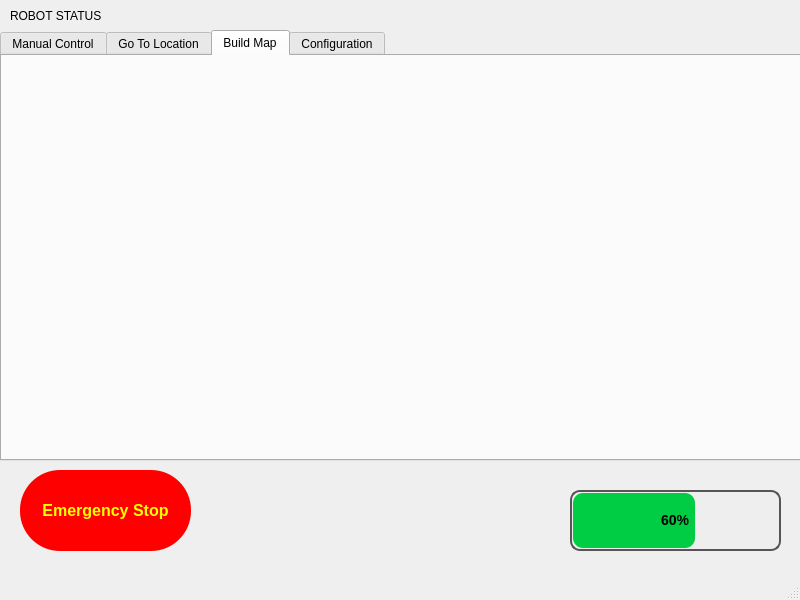
<?xml version="1.0" encoding="UTF-8"?>
<ui version="4.0">
 <class>MainWindow</class>
 <widget class="QMainWindow" name="MainWindow">
  <property name="geometry">
   <rect>
    <x>0</x>
    <y>0</y>
    <width>800</width>
    <height>600</height>
   </rect>
  </property>
  <property name="windowTitle">
   <string>Alphabot GUI</string>
  </property>
  <widget class="QWidget" name="centralwidget">
   <widget class="QTabWidget" name="tabWidget">
    <property name="geometry">
     <rect>
      <x>0</x>
      <y>30</y>
      <width>801</width>
      <height>431</height>
     </rect>
    </property>
    <property name="currentIndex">
     <number>2</number>
    </property>
    <widget class="QWidget" name="tab">
     <attribute name="title">
      <string>Manual Control</string>
     </attribute>
     <widget class="QSplitter" name="splitter">
      <property name="geometry">
       <rect>
        <x>70</x>
        <y>310</y>
        <width>311</width>
        <height>41</height>
       </rect>
      </property>
      <property name="orientation">
       <enum>Qt::Horizontal</enum>
      </property>
      <widget class="QLabel" name="label_2">
       <property name="styleSheet">
        <string notr="true">QLabel {
    font: bold 14pt &quot;Segoe UI&quot;;
    color: #333;
}
</string>
       </property>
       <property name="text">
        <string>Speed</string>
       </property>
      </widget>
      <widget class="QSlider" name="HSSpeed">
       <property name="styleSheet">
        <string notr="true">QSlider::groove:horizontal {
    border: 1px solid #bbb;
    height: 10px;
    background: #e0e0e0;
    border-radius: 5px;
}

QSlider::sub-page:horizontal {
    background: #00cc44;
    border: 1px solid #777;
    height: 10px;
    border-radius: 5px;
}

QSlider::add-page:horizontal {
    background: #ccc;
    border: 1px solid #777;
    height: 10px;
    border-radius: 5px;
}

QSlider::handle:horizontal {
    background: #00aa33;
    border: 1px solid #5c5c5c;
    width: 18px;
    margin: -5px 0;
    border-radius: 9px;
}

QSlider::handle:horizontal:hover {
    background: #009933;
}
</string>
       </property>
       <property name="orientation">
        <enum>Qt::Horizontal</enum>
       </property>
      </widget>
     </widget>
     <widget class="QWidget" name="">
      <property name="geometry">
       <rect>
        <x>20</x>
        <y>20</y>
        <width>411</width>
        <height>281</height>
       </rect>
      </property>
      <layout class="QGridLayout" name="gridLayout">
       <item row="0" column="1">
        <widget class="QPushButton" name="PBForward">
         <property name="styleSheet">
          <string notr="true">QPushButton {
    background-color: #4CAF50; /* Default green */
    color: white;
    font: bold 13pt &quot;Segoe UI&quot;;
    border: none;
    border-radius: 10px;
    padding: 10px;
    min-width: 80px;
    min-height: 50px;
}

QPushButton:hover {
    background-color: #45a049;
}

QPushButton:pressed {
    background-color: #2e7031;
}
</string>
         </property>
         <property name="text">
          <string>Forward</string>
         </property>
        </widget>
       </item>
       <item row="1" column="0">
        <widget class="QPushButton" name="PBRight">
         <property name="styleSheet">
          <string notr="true">QPushButton {
    background-color: #FF9800; /* Default green */
    color: white;
    font: bold 13pt &quot;Segoe UI&quot;;
    border: none;
    border-radius: 10px;
    padding: 10px;
    min-width: 80px;
    min-height: 50px;
}

QPushButton:hover {
    background-color: #45a049;
}

QPushButton:pressed {
    background-color: #2e7031;
}
</string>
         </property>
         <property name="text">
          <string>Right</string>
         </property>
        </widget>
       </item>
       <item row="1" column="1">
        <widget class="QPushButton" name="PBStop">
         <property name="styleSheet">
          <string notr="true">QPushButton {
    background-color: #F44336; /* Default green */
    color: white;
    font: bold 13pt &quot;Segoe UI&quot;;
    border: none;
    border-radius: 10px;
    padding: 10px;
    min-width: 80px;
    min-height: 50px;
}

QPushButton:hover {
    background-color: #45a049;
}

QPushButton:pressed {
    background-color: #2e7031;
}
</string>
         </property>
         <property name="text">
          <string>Stop</string>
         </property>
        </widget>
       </item>
       <item row="1" column="2">
        <widget class="QPushButton" name="PBLeft">
         <property name="styleSheet">
          <string notr="true">QPushButton {
    background-color: 	#FF9800; /* Default green */
    color: white;
    font: bold 13pt &quot;Segoe UI&quot;;
    border: none;
    border-radius: 10px;
    padding: 10px;
    min-width: 80px;
    min-height: 50px;
}

QPushButton:hover {
    background-color: #45a049;
}

QPushButton:pressed {
    background-color: #2e7031;
}
</string>
         </property>
         <property name="text">
          <string>Left</string>
         </property>
        </widget>
       </item>
       <item row="2" column="1">
        <widget class="QPushButton" name="PBBackWord">
         <property name="styleSheet">
          <string notr="true">QPushButton {
    background-color: #2196F3; /* Default green */
    color: white;
    font: bold 12pt &quot;Segoe UI&quot;;
    border: none;
    border-radius: 10px;
    padding: 10px;
    min-width: 80px;
    min-height: 50px;
}

QPushButton:hover {
    background-color: #45a049;
}

QPushButton:pressed {
    background-color: #2e7031;
}
</string>
         </property>
         <property name="text">
          <string>BackWord</string>
         </property>
        </widget>
       </item>
      </layout>
     </widget>
    </widget>
    <widget class="QWidget" name="tab_2">
     <attribute name="title">
      <string>Go To Location</string>
     </attribute>
     <widget class="QLabel" name="label_3">
      <property name="geometry">
       <rect>
        <x>40</x>
        <y>0</y>
        <width>201</width>
        <height>51</height>
       </rect>
      </property>
      <property name="styleSheet">
       <string notr="true">QLabel {
    font: bold 11pt &quot;Segoe UI&quot;;
    color: #333;
}</string>
      </property>
      <property name="text">
       <string>Saved Locations</string>
      </property>
     </widget>
     <widget class="QListWidget" name="listWidget">
      <property name="geometry">
       <rect>
        <x>40</x>
        <y>50</y>
        <width>256</width>
        <height>192</height>
       </rect>
      </property>
      <item>
       <property name="text">
        <string>Kitchen</string>
       </property>
      </item>
      <item>
       <property name="text">
        <string>Office</string>
       </property>
      </item>
      <item>
       <property name="text">
        <string>Living Room</string>
       </property>
      </item>
     </widget>
     <widget class="QPushButton" name="PBAddNewLocation">
      <property name="geometry">
       <rect>
        <x>40</x>
        <y>250</y>
        <width>124</width>
        <height>41</height>
       </rect>
      </property>
      <property name="styleSheet">
       <string notr="true">QPushButton {
    background-color: #0078D7;       /* Windows blue */
    color: white;
    font: bold 12pt &quot;Segoe UI&quot;;
    padding: 6px 12px;
    border: none;
    border-radius: 6px;
    min-width: 100px;
}

QPushButton:hover {
    background-color: #005fa3;
}

QPushButton:pressed {
    background-color: #004c87;
}
</string>
      </property>
      <property name="text">
       <string>Add</string>
      </property>
     </widget>
     <widget class="QPushButton" name="PBEditLocation">
      <property name="geometry">
       <rect>
        <x>170</x>
        <y>250</y>
        <width>124</width>
        <height>41</height>
       </rect>
      </property>
      <property name="styleSheet">
       <string notr="true">QPushButton {
    background-color: #ffc107;       /* Windows blue */
    color: white;
    font: bold 12pt &quot;Segoe UI&quot;;
    padding: 6px 12px;
    border: none;
    border-radius: 6px;
    min-width: 100px;
}

QPushButton:hover {
    background-color: #005fa3;
}

QPushButton:pressed {
    background-color: #004c87;
}
</string>
      </property>
      <property name="text">
       <string>Edit</string>
      </property>
     </widget>
     <widget class="QFrame" name="frame">
      <property name="geometry">
       <rect>
        <x>20</x>
        <y>10</y>
        <width>301</width>
        <height>291</height>
       </rect>
      </property>
      <property name="frameShape">
       <enum>QFrame::StyledPanel</enum>
      </property>
      <property name="frameShadow">
       <enum>QFrame::Raised</enum>
      </property>
     </widget>
     <widget class="QPushButton" name="pushButton">
      <property name="geometry">
       <rect>
        <x>30</x>
        <y>310</y>
        <width>191</width>
        <height>81</height>
       </rect>
      </property>
      <property name="styleSheet">
       <string notr="true">QPushButton {
    background-color: #28a745;       /* Windows blue */
    color: white;
    font: bold 12pt &quot;Segoe UI&quot;;
    padding: 6px 12px;
    border: none;
    border-radius: 6px;
    min-width: 100px;
}

QPushButton:hover {
    background-color: #005fa3;
}

QPushButton:pressed {
    background-color: #004c87;
}
</string>
      </property>
      <property name="text">
       <string>Start Navigation</string>
      </property>
     </widget>
     <widget class="QFrame" name="frame_2">
      <property name="geometry">
       <rect>
        <x>400</x>
        <y>10</y>
        <width>291</width>
        <height>291</height>
       </rect>
      </property>
      <property name="frameShape">
       <enum>QFrame::StyledPanel</enum>
      </property>
      <property name="frameShadow">
       <enum>QFrame::Raised</enum>
      </property>
     </widget>
     <widget class="QWidget" name="">
      <property name="geometry">
       <rect>
        <x>270</x>
        <y>330</y>
        <width>461</width>
        <height>46</height>
       </rect>
      </property>
      <layout class="QHBoxLayout" name="horizontalLayout">
       <item>
        <widget class="QLabel" name="label_4">
         <property name="styleSheet">
          <string notr="true">QLabel {
    font: bold 11pt &quot;Segoe UI&quot;;
    color: #333;
}</string>
         </property>
         <property name="text">
          <string>Or enter coordicates: </string>
         </property>
        </widget>
       </item>
       <item>
        <widget class="QLabel" name="label_5">
         <property name="styleSheet">
          <string notr="true">QLabel {
    font: bold 11pt &quot;Segoe UI&quot;;
    color: #333;
}</string>
         </property>
         <property name="text">
          <string>X:</string>
         </property>
        </widget>
       </item>
       <item>
        <widget class="QTextEdit" name="TEX_coordinate">
         <property name="styleSheet">
          <string notr="true">QTextEdit {
    border: 2px solid #ccc;
    border-radius: 6px;
    padding: 6px;
    font: 11pt &quot;Segoe UI&quot;;
    background-color: #ffffff;
    color: #333;
    min-height: 28px;
    max-height: 28px;
	min-width: 34px;
    max-width: 34px;
}
</string>
         </property>
        </widget>
       </item>
       <item>
        <widget class="QLabel" name="label_6">
         <property name="styleSheet">
          <string notr="true">QLabel {
    font: bold 11pt &quot;Segoe UI&quot;;
    color: #333;
}</string>
         </property>
         <property name="text">
          <string>Y:</string>
         </property>
        </widget>
       </item>
       <item>
        <widget class="QTextEdit" name="TEY_coordinate_2">
         <property name="styleSheet">
          <string notr="true">QTextEdit {
    border: 2px solid #ccc;
    border-radius: 6px;
    padding: 6px;
    font: 11pt &quot;Segoe UI&quot;;
    background-color: #ffffff;
    color: #333;
    min-height: 28px;
    max-height: 28px;
	min-width: 34px;
    max-width: 34px;
}
</string>
         </property>
        </widget>
       </item>
       <item>
        <widget class="QLabel" name="label_7">
         <property name="styleSheet">
          <string notr="true">QLabel {
    font: bold 11pt &quot;Segoe UI&quot;;
    color: #333;
}</string>
         </property>
         <property name="text">
          <string>Θ:</string>
         </property>
        </widget>
       </item>
       <item>
        <widget class="QTextEdit" name="TETheta_coordinate_3">
         <property name="styleSheet">
          <string notr="true">QTextEdit {
    border: 2px solid #ccc;
    border-radius: 6px;
    padding: 6px;
    font: 11pt &quot;Segoe UI&quot;;
    background-color: #ffffff;
    color: #333;
    min-height: 28px;
    max-height: 28px;
	min-width: 34px;
    max-width: 34px;
}
</string>
         </property>
        </widget>
       </item>
      </layout>
     </widget>
    </widget>
    <widget class="QWidget" name="tab_3">
     <attribute name="title">
      <string>Build Map</string>
     </attribute>
    </widget>
    <widget class="QWidget" name="tab_4">
     <attribute name="title">
      <string>Configuration</string>
     </attribute>
    </widget>
   </widget>
   <widget class="QPushButton" name="pbEmergencyStop">
    <property name="geometry">
     <rect>
      <x>20</x>
      <y>470</y>
      <width>171</width>
      <height>81</height>
     </rect>
    </property>
    <property name="styleSheet">
     <string notr="true">QPushButton {
    background-color: red;
    color: yellow;
    font-size: 12pt;
    font-weight: bold;
    border: none;
    border-radius: 40px;
    padding: 0px;
}

QPushButton:hover {
    background-color: darkred;
}
</string>
    </property>
    <property name="text">
     <string>Emergency Stop</string>
    </property>
   </widget>
   <widget class="QProgressBar" name="PBBattryLevel">
    <property name="geometry">
     <rect>
      <x>570</x>
      <y>490</y>
      <width>211</width>
      <height>61</height>
     </rect>
    </property>
    <property name="styleSheet">
     <string notr="true">QProgressBar {
    border: 2px solid #555;
    border-radius: 10px;
    text-align: center;
    font: bold 14px;
    color: black;
    background-color: #eee;
}

QProgressBar::chunk {
    background-color: #00cc44;  /* Green color */
    border-radius: 10px;
    margin: 1px;
}
</string>
    </property>
    <property name="value">
     <number>60</number>
    </property>
   </widget>
   <widget class="QLabel" name="label">
    <property name="geometry">
     <rect>
      <x>10</x>
      <y>0</y>
      <width>111</width>
      <height>31</height>
     </rect>
    </property>
    <property name="text">
     <string>ROBOT STATUS</string>
    </property>
    <property name="textFormat">
     <enum>Qt::PlainText</enum>
    </property>
   </widget>
  </widget>
  <widget class="QMenuBar" name="menubar">
   <property name="geometry">
    <rect>
     <x>0</x>
     <y>0</y>
     <width>800</width>
     <height>20</height>
    </rect>
   </property>
  </widget>
  <widget class="QStatusBar" name="statusbar"/>
 </widget>
 <resources/>
 <connections/>
</ui>
